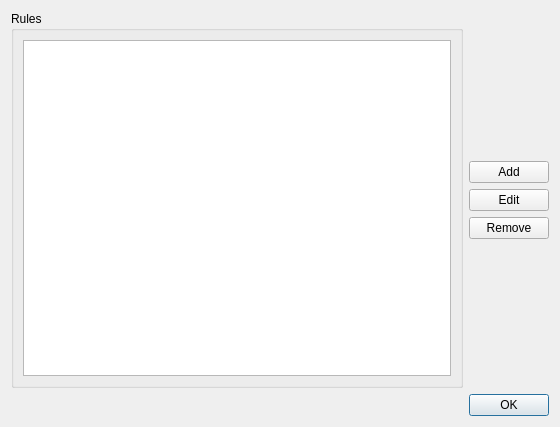
<?xml version="1.0" encoding="UTF-8"?>
<ui version="4.0">
 <class>AlertSettingDialog</class>
 <widget class="QDialog" name="AlertSettingDialog">
  <property name="geometry">
   <rect>
    <x>0</x>
    <y>0</y>
    <width>560</width>
    <height>427</height>
   </rect>
  </property>
  <property name="windowTitle">
   <string>Alerts Rules</string>
  </property>
  <layout class="QVBoxLayout" name="verticalLayout_3">
   <item>
    <layout class="QHBoxLayout" name="horizontalLayout">
     <item>
      <widget class="QGroupBox" name="groupBox">
       <property name="title">
        <string>Rules</string>
       </property>
       <layout class="QVBoxLayout" name="verticalLayout_2">
        <item>
         <widget class="QTableView" name="rulesTableView">
          <property name="editTriggers">
           <set>QAbstractItemView::DoubleClicked</set>
          </property>
          <property name="alternatingRowColors">
           <bool>true</bool>
          </property>
          <property name="selectionMode">
           <enum>QAbstractItemView::SingleSelection</enum>
          </property>
          <property name="selectionBehavior">
           <enum>QAbstractItemView::SelectRows</enum>
          </property>
          <property name="verticalScrollMode">
           <enum>QAbstractItemView::ScrollPerPixel</enum>
          </property>
          <property name="horizontalScrollMode">
           <enum>QAbstractItemView::ScrollPerPixel</enum>
          </property>
          <property name="showGrid">
           <bool>true</bool>
          </property>
          <attribute name="horizontalHeaderMinimumSectionSize">
           <number>50</number>
          </attribute>
          <attribute name="horizontalHeaderDefaultSectionSize">
           <number>100</number>
          </attribute>
          <attribute name="horizontalHeaderStretchLastSection">
           <bool>true</bool>
          </attribute>
          <attribute name="verticalHeaderVisible">
           <bool>false</bool>
          </attribute>
          <attribute name="verticalHeaderMinimumSectionSize">
           <number>20</number>
          </attribute>
          <attribute name="verticalHeaderDefaultSectionSize">
           <number>20</number>
          </attribute>
          <attribute name="verticalHeaderStretchLastSection">
           <bool>false</bool>
          </attribute>
         </widget>
        </item>
       </layout>
      </widget>
     </item>
     <item>
      <layout class="QVBoxLayout" name="verticalLayout">
       <item>
        <spacer name="verticalSpacer_2">
         <property name="orientation">
          <enum>Qt::Vertical</enum>
         </property>
         <property name="sizeHint" stdset="0">
          <size>
           <width>20</width>
           <height>40</height>
          </size>
         </property>
        </spacer>
       </item>
       <item>
        <widget class="QPushButton" name="addRuleButton">
         <property name="text">
          <string>Add</string>
         </property>
        </widget>
       </item>
       <item>
        <widget class="QPushButton" name="editRuleButton">
         <property name="text">
          <string>Edit</string>
         </property>
        </widget>
       </item>
       <item>
        <widget class="QPushButton" name="removeRuleButton">
         <property name="text">
          <string>Remove</string>
         </property>
        </widget>
       </item>
       <item>
        <spacer name="verticalSpacer">
         <property name="orientation">
          <enum>Qt::Vertical</enum>
         </property>
         <property name="sizeHint" stdset="0">
          <size>
           <width>20</width>
           <height>40</height>
          </size>
         </property>
        </spacer>
       </item>
      </layout>
     </item>
    </layout>
   </item>
   <item>
    <widget class="QDialogButtonBox" name="buttonBox">
     <property name="orientation">
      <enum>Qt::Horizontal</enum>
     </property>
     <property name="standardButtons">
      <set>QDialogButtonBox::Ok</set>
     </property>
    </widget>
   </item>
  </layout>
 </widget>
 <resources/>
 <connections>
  <connection>
   <sender>buttonBox</sender>
   <signal>accepted()</signal>
   <receiver>AlertSettingDialog</receiver>
   <slot>accept()</slot>
   <hints>
    <hint type="sourcelabel">
     <x>248</x>
     <y>254</y>
    </hint>
    <hint type="destinationlabel">
     <x>157</x>
     <y>274</y>
    </hint>
   </hints>
  </connection>
  <connection>
   <sender>buttonBox</sender>
   <signal>rejected()</signal>
   <receiver>AlertSettingDialog</receiver>
   <slot>reject()</slot>
   <hints>
    <hint type="sourcelabel">
     <x>316</x>
     <y>260</y>
    </hint>
    <hint type="destinationlabel">
     <x>286</x>
     <y>274</y>
    </hint>
   </hints>
  </connection>
  <connection>
   <sender>removeRuleButton</sender>
   <signal>clicked()</signal>
   <receiver>AlertSettingDialog</receiver>
   <slot>removeRule()</slot>
   <hints>
    <hint type="sourcelabel">
     <x>508</x>
     <y>229</y>
    </hint>
    <hint type="destinationlabel">
     <x>279</x>
     <y>213</y>
    </hint>
   </hints>
  </connection>
  <connection>
   <sender>editRuleButton</sender>
   <signal>clicked()</signal>
   <receiver>AlertSettingDialog</receiver>
   <slot>editRuleButton()</slot>
   <hints>
    <hint type="sourcelabel">
     <x>508</x>
     <y>198</y>
    </hint>
    <hint type="destinationlabel">
     <x>279</x>
     <y>213</y>
    </hint>
   </hints>
  </connection>
  <connection>
   <sender>addRuleButton</sender>
   <signal>clicked()</signal>
   <receiver>AlertSettingDialog</receiver>
   <slot>addRule()</slot>
   <hints>
    <hint type="sourcelabel">
     <x>508</x>
     <y>167</y>
    </hint>
    <hint type="destinationlabel">
     <x>279</x>
     <y>213</y>
    </hint>
   </hints>
  </connection>
  <connection>
   <sender>rulesTableView</sender>
   <signal>doubleClicked(QModelIndex)</signal>
   <receiver>AlertSettingDialog</receiver>
   <slot>editRule(QModelIndex)</slot>
   <hints>
    <hint type="sourcelabel">
     <x>235</x>
     <y>207</y>
    </hint>
    <hint type="destinationlabel">
     <x>279</x>
     <y>213</y>
    </hint>
   </hints>
  </connection>
 </connections>
 <slots>
  <slot>removeRule()</slot>
  <slot>editRule(QModelIndex)</slot>
  <slot>editRuleButton()</slot>
  <slot>addRule()</slot>
 </slots>
</ui>
